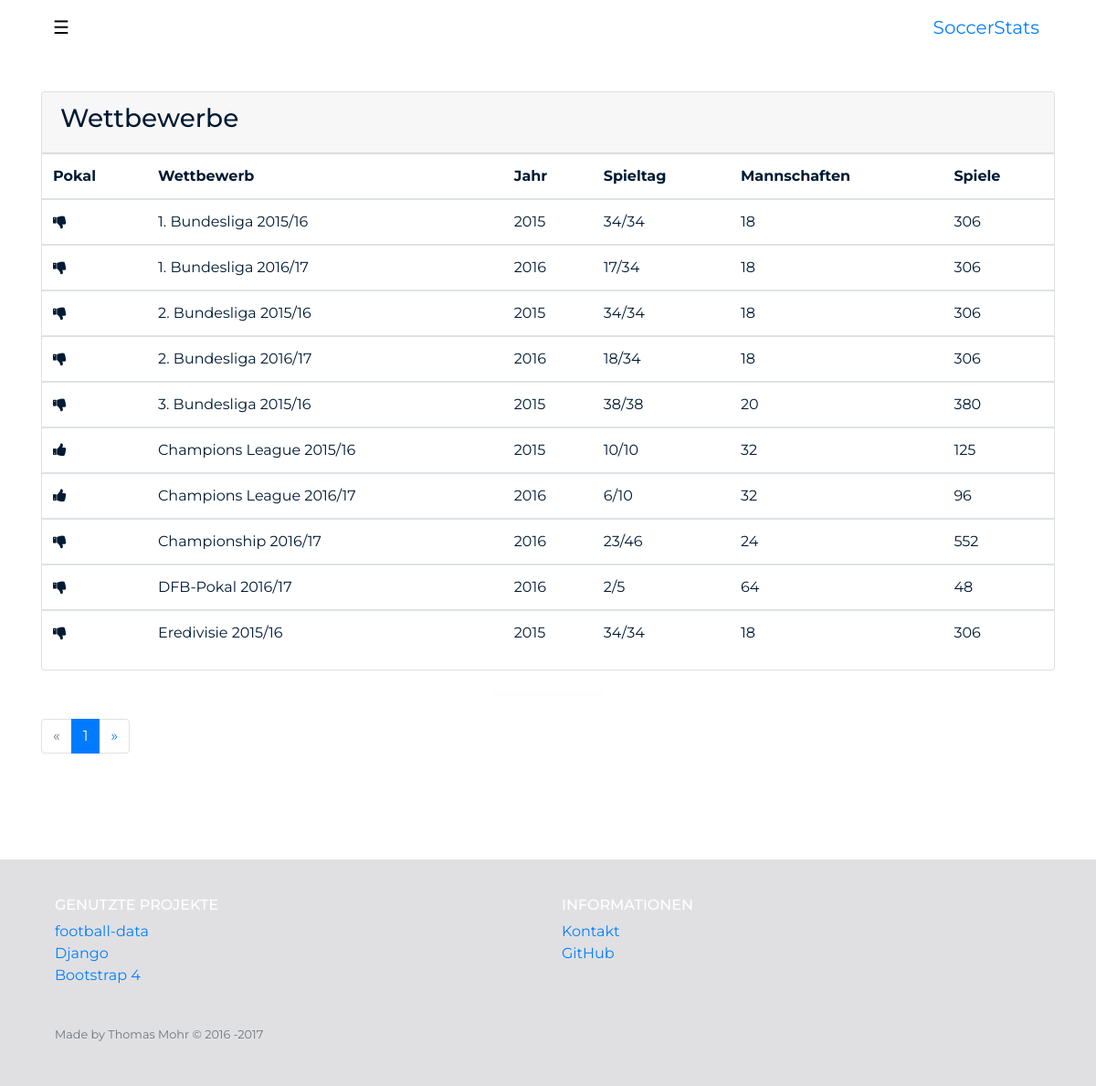
The app's page /competitions/ with its own data.
### competition/models.py (models this page shows, shortened)
class Competition(models.Model):
    id = models.PositiveSmallIntegerField(primary_key=True)
    is_cup = models.BooleanField()
    caption = models.CharField(max_length=255)
    league = models.CharField(max_length=255)
    year = models.PositiveSmallIntegerField()
    current_matchday = models.PositiveSmallIntegerField()
    number_of_matchdays = models.PositiveSmallIntegerField()
    number_of_teams = models.PositiveSmallIntegerField()
    number_of_games = models.PositiveSmallIntegerField()
    last_updated = models.DateTimeField()
    class Meta:
        ordering = ['caption']
        get_latest_by = 'last_updated'

### competition/views.py (the view)
class CompetitionListView(ListView):
    model = Competition
    paginate_by = 10
    def get_context_data(self, **kwargs):
        context = super(CompetitionListView, self).get_context_data(**kwargs)
        competitions = Competition.objects.all()
        paginator = Paginator(competitions, self.paginate_by)
        page = self.request.GET.get('page')
        try:
            competitions = paginator.page(page)
        except PageNotAnInteger:
            competitions = paginator.page(1)
        except EmptyPage:
            competitions = paginator.page(paginator.num_pages)
        context['competitions'] = competitions
        return context

### templates/competition/competition_list.html (shortened to what this page needs)
{% extends 'SoccerStats/base.html' %}
{% load math_extras %}
{% block content %}
    <section id="teams">
        <div class="container">
            <div class="card">
                <div class="card-header">
                    <h3 class="card-title>">Wettbewerbe</h3>
                </div>
                <div class="table-responsive">
                    <table class="table table-hover">
                        <thead>
                        <tr>
                            <th>Pokal</th>
                            <th>Wettbewerb</th>
                            <th>Jahr</th>
                            <th>Spieltag</th>
                            <th>Mannschaften</th>
                            <th>Spiele</th>
                        </tr>
                        </thead>
                        {% for competition in competitions %}
                            <tbody>
                            <tr
                                    onclick="document.location = '{% url 'competition:detail' competition.id %}'"
                                    style="cursor: pointer"
                            >
                                {% if competition.is_cup %}
                                    <td><i class="fa fa-thumbs-up" aria-hidden="true"></i></td>
                                {% else %}
                                    <td><i class="fa fa-thumbs-down" aria-hidden="true"></i></td>
                                {% endif %}
                                <td>{{ competition.caption }}</td>
                                <td>{{ competition.year }}</td>
                                <td>{{ competition.current_matchday }}/{{ competition.number_of_matchdays }}</td>
                                <td>{{ competition.number_of_teams }}</td>
                                <td>{{ competition.number_of_games }}</td>
                            </tr>
                            </tbody>
                        {% endfor %}
                    </table>
                </div>
            </div>
            <hr>
            <nav aria-label="Page navigation">
                <ul class="pagination">
                    {% if page_obj.has_previous %}
                        <li class="page-item">
                            <a
                                    class="page-link"
                                    href="?page={{ page_obj.previous_page_number }}"
                                    aria-label="Previous"
                            >
                                <span aria-hidden="true">&laquo;</span>
                                <span class="sr-only">Previous</span>
                            </a>
                        </li>
                    {% else %}
                        <li class="page-item disabled">
                        <span class="page-link" aria-label="Previous">
                            <span aria-hidden="true">&laquo;</span>
                        </span>
                        </li>
                    {% endif %}
                    {% for page in page_obj.paginator.page_range %}
                        {% if page == page_obj.number %}
                            <li class="page-item active">
                                <a class="page-link">
                                    {{ page_obj.number }} <span class="sr-only">(current)</span>
                                </a>
                            </li>
                        {% endif %}
                    {% endfor %}
                    {% if page_obj.has_next %}
                        <li class="page-item">
                            <a
                                    class="page-link"
                                    href="?page={{ page_obj.next_page_number }}"
                                    aria-label="Next"
                            >
                                <span aria-hidden="true">&raquo;</span>
                            </a>
                        </li>
                    {% endif %}
                </ul>
            </nav>
        </div>
    </section>
{% endblock %}

### SoccerStats/static/SoccerStats/css/style.css (style rules this page uses)
html, body { width: 100%; height: 100%; }
body { font-family: 'Montserrat', 'Helvetica Neue', Arial, sans-serif; color: #001A33; webkit-tap-highlight-color: #222; top: 0; }
hr { max-width: 120px; border-width: 3px; opacity: 0.08; margin-top: 25px; margin-bottom: 25px; }
a { color: #007FFF; -webkit-transition: all .35s; -moz-transition: all .35s; transition: all .35s; }
section { padding: 70px 0; }
@media (min-width: 34em) { section { min-height: 600px; padding: 100px 0; } }

### records on screen
Competition: is_cup False (drawn), caption "1. Bundesliga 2015/16", year "2015", current_matchday "34", number_of_matchdays "34", number_of_teams "18", number_of_games "306"
Competition: is_cup False (drawn), caption "1. Bundesliga 2016/17", year "2016", current_matchday "17", number_of_matchdays "34", number_of_teams "18", number_of_games "306"
Competition: is_cup False (drawn), caption "2. Bundesliga 2015/16", year "2015", current_matchday "34", number_of_matchdays "34", number_of_teams "18", number_of_games "306"
Competition: is_cup False (drawn), caption "2. Bundesliga 2016/17", year "2016", current_matchday "18", number_of_matchdays "34", number_of_teams "18", number_of_games "306"
Competition: is_cup False (drawn), caption "3. Bundesliga 2015/16", year "2015", current_matchday "38", number_of_matchdays "38", number_of_teams "20", number_of_games "380"
Competition: is_cup True (drawn), caption "Champions League 2015/16", year "2015", current_matchday "10", number_of_matchdays "10", number_of_teams "32", number_of_games "125"
Competition: is_cup True (drawn), caption "Champions League 2016/17", year "2016", current_matchday "6", number_of_matchdays "10", number_of_teams "32", number_of_games "96"
Competition: is_cup False (drawn), caption "Championship 2016/17", year "2016", current_matchday "23", number_of_matchdays "46", number_of_teams "24", number_of_games "552"
Competition: is_cup False (drawn), caption "DFB-Pokal 2016/17", year "2016", current_matchday "2", number_of_matchdays "5", number_of_teams "64", number_of_games "48"
Competition: is_cup False (drawn), caption "Eredivisie 2015/16", year "2015", current_matchday "34", number_of_matchdays "34", number_of_teams "18", number_of_games "306"

### other values on screen
{{ page_obj.number }} "1"
